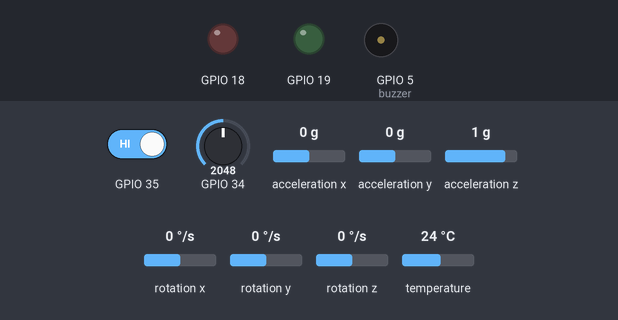
A sketch run on a simulated ESP32. On the bench: output pins drawn as LEDs (lit = HIGH), buzzer (waves = sounding). The test bench sets the inputs (shaded band); at power-on: acceleration x 0 g, GPIO 34 = 2048, GPIO 35 HIGH, acceleration z 1 g, acceleration y 0 g, rotation x 0 °/s, rotation y 0 °/s, rotation z 0 °/s, temperature 24 °C. WiFi joins after 1.5 s; servers stay silent unless stated; uploads are accepted with an empty reply; what the sketch prints to the serial monitor is not drawn.

Above: at 2.7 s.
2.8 s: acceleration x set to -1.4 g
5.5 s: GPIO 34 set to 1286
7.0 s: GPIO 34 set to 1200
At 7.67 s:
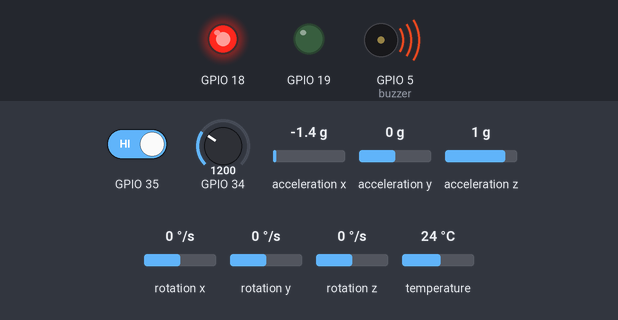
At 8.24 s:
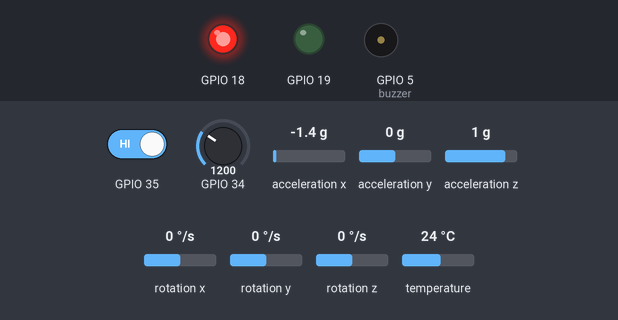
10.0 s: GPIO 35 driven LOW
13.0 s: acceleration z set to -1.4 g
16.0 s: GPIO 35 driven HIGH
Timing chart, 0 to 20.0 s (numbered marks = the images above; inputs shaded):
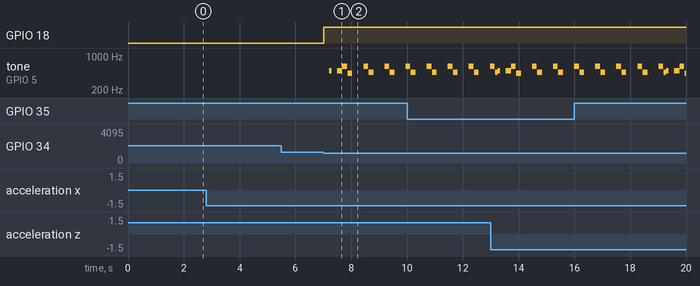

Measured:
- the behaviour switches between 1229 and 1228 on GPIO 34 (found by bisection; images 0 and 1)
- after the input at 2.8 s, every drawn part: stays the same
- after the input at 5.5 s, every drawn part: stays the same
- after the input at 7.0 s, GPIO 18: LOW → HIGH at once; tone on GPIO 5 (buzzer): plays 494 Hz for 0.09 s, 494 Hz for 0.19 s, 622 Hz for 0.17 s, 440 Hz for 0.17 s, 622 Hz for 0.17 s, 466 Hz for 0.17 s … (9 notes in this stretch), starting after 0.21 s

The sketch:

sketch.ino
```cpp
#include "SentinellaDevice.h"

SentinellaDevice sentinella;

void setup() {
    Serial.begin(115200);
    sentinella.begin();
}

void loop() {
    sentinella.update();
}
```

Actuator.cpp
```cpp
/**
* @file Actuator.cpp
 * @brief Implements the Actuator base class.
 *
 * Provides core functionality for actuators in the Modest IoT Nano-framework, including command
 * propagation to an assigned handler. Subclasses should configure hardware and define specific
 * command execution logic.
 *
 * @author Angel Velasquez
 * @date March 22, 2025
 * @version 0.1
 */

/*
 * This file is part of the Modest IoT Nano-framework (C++ Edition).
 * Copyright (c) 2025 Angel Velasquez
 *
 * Licensed under the Creative Commons Attribution-NoDerivatives 4.0 International (CC BY-ND 4.0).
 * You may use, copy, and distribute this software in its original, unmodified form, provided
 * you give appropriate credit to the original author (Angel Velasquez) and include this notice.
 * Modifications, adaptations, or derivative works are not permitted.
 *
 * Full license text: https://creativecommons.org/licenses/by-nd/4.0/legalcode
 */

#include "Actuator.h"

Actuator::Actuator(int pin, CommandHandler* commandHandler)
    : pin(pin), handler(commandHandler) {}

void Actuator::handle(Command command) {
    if (handler != nullptr) {
        handler->handle(command);
    }
}

void Actuator::setHandler(CommandHandler* commandHandler) {
    handler = commandHandler;
}
```

Actuator.h
```cpp
#ifndef ACTUATOR_H
#define ACTUATOR_H

/**
 * @file Actuator.h
 * @brief Declares the Actuator base class.
 *
 * This abstract base class represents output devices in the Modest IoT Nano-framework, providing
 * a foundation for actuators that respond to commands. It includes command propagation to an
 * optional handler, supporting the framework's CQRS-inspired design.
 *
 * @author Angel Velasquez
 * @date March 22, 2025
 * @version 0.1
 */

/*
 * This file is part of the Modest IoT Nano-framework (C++ Edition).
 * Copyright (c) 2025 Angel Velasquez
 *
 * Licensed under the Creative Commons Attribution-NoDerivatives 4.0 International (CC BY-ND 4.0).
 * You may use, copy, and distribute this software in its original, unmodified form, provided
 * you give appropriate credit to the original author (Angel Velasquez) and include this notice.
 * Modifications, adaptations, or derivative works are not permitted.
 *
 * Full license text: https://creativecommons.org/licenses/by-nd/4.0/legalcode
 */

#include "CommandHandler.h"

class Actuator : public CommandHandler {
protected:
    int pin; ///< GPIO pin assigned to the actuator.
    CommandHandler* handler; ///< Optional handler to receive propagated commands.

public:
    /**
     * @brief Constructs an Actuator with a pin and optional command handler.
     * @param pin The GPIO pin for the actuator.
     * @param commandHandler Pointer to a CommandHandler to receive commands (default: nullptr).
     */
    Actuator(int pin, CommandHandler* commandHandler = nullptr);

    /**
     * @brief Handles a command by propagating it to the assigned handler.
     * @param command The command to handle.
     */
    void handle(Command command) override;

    /**
     * @brief Sets or updates the command handler for this actuator.
     * @param commandHandler Pointer to the new CommandHandler.
     */
    void setHandler(CommandHandler* commandHandler);
};

#endif // ACTUATOR_H
```

Buzzer.cpp
```cpp
#include "Buzzer.h"
#include <Arduino.h>

const Command Buzzer::PLAY_ALARM_COMMAND = Command(PLAY_ALARM_COMMAND_ID);
const Command Buzzer::STOP_ALARM_COMMAND = Command(STOP_ALARM_COMMAND_ID);

#define BPM 175
#define DURATION          (int)(60000 / BPM)
#define DURATION_HALF_DOT (int)(45000 / BPM)
#define DURATION_HALF     (int)(30000 / BPM)
#define DURATION_QUARTER  (int)(15000 / BPM)

#define NOTE_DS5 622
#define NOTE_B4  494
#define NOTE_AS4 466
#define NOTE_A4  440

static const int melody[] = {
    NOTE_B4, NOTE_B4, NOTE_DS5, NOTE_A4, 0, NOTE_DS5, NOTE_AS4,
    0, NOTE_DS5, NOTE_AS4, 0, NOTE_DS5, NOTE_AS4,
    0, NOTE_DS5, NOTE_AS4, 0, NOTE_DS5, NOTE_AS4,
    0, NOTE_DS5, NOTE_AS4, 0, NOTE_DS5, NOTE_AS4
};

static const int noteDurations[] = {
    DURATION_QUARTER, DURATION_HALF_DOT, DURATION_HALF, DURATION_HALF, DURATION, DURATION_HALF, DURATION_HALF,
    DURATION, DURATION_HALF, DURATION_HALF, DURATION, DURATION_HALF, DURATION_HALF,
    DURATION, DURATION_HALF, DURATION_HALF, DURATION, DURATION_HALF, DURATION_HALF,
    DURATION, DURATION_HALF, DURATION_HALF, DURATION, DURATION_HALF, DURATION_HALF,
};

static const int NUM_NOTES = sizeof(melody) / sizeof(melody[0]);

Buzzer::Buzzer(int pin, CommandHandler* commandHandler)
    : Actuator(pin, commandHandler), isPlaying(false), noteStartTime(0), currentNote(0) {
    pinMode(pin, OUTPUT);
    noTone(pin);
}

void Buzzer::handle(Command command) {
    if (command == PLAY_ALARM_COMMAND) {
        isPlaying = true;
    } else if (command == STOP_ALARM_COMMAND) {
        isPlaying = false;
        noTone(pin);
        currentNote = 0;
    }
    Actuator::handle(command);
}

void Buzzer::update() {
    if (!isPlaying) return;

    unsigned long now = millis();
    int duration = noteDurations[currentNote];

    if (now - noteStartTime >= (duration * 1.1)) {
        noteStartTime = now;
        if (melody[currentNote] > 0) {
            tone(pin, melody[currentNote], duration);
        } else {
            noTone(pin);
        }
        currentNote++;
        if (currentNote >= NUM_NOTES) {
            currentNote = 0;
        }
    }
}
```

Buzzer.h
```cpp
#ifndef BUZZER_H
#define BUZZER_H

#include "Actuator.h"

class Buzzer : public Actuator {
private:
    bool isPlaying;
    unsigned long noteStartTime;
    int currentNote;

public:
    static const int PLAY_ALARM_COMMAND_ID = 10;
    static const int STOP_ALARM_COMMAND_ID = 11;
    static const Command PLAY_ALARM_COMMAND;
    static const Command STOP_ALARM_COMMAND;

    Buzzer(int pin, CommandHandler* commandHandler = nullptr);

    void handle(Command command) override;

    void update();
};

#endif
```

CommandHandler.h
```cpp
#ifndef COMMAND_HANDLER_H
#define COMMAND_HANDLER_H

/**
 * @file CommandHandler.h
 * @brief Defines the Command structure and CommandHandler interface.
 *
 * This file establishes the foundation for command-driven behavior in the Modest IoT Nano-framework.
 * The `Command` structure represents an action to be performed, and `CommandHandler` is an abstract
 * interface for classes that process commands, supporting a CQRS-inspired design.
 *
 * @author Angel Velasquez
 * @date March 22, 2025
 * @version 0.1
 */

/*
 * This file is part of the Modest IoT Nano-framework (C++ Edition).
 * Copyright (c) 2025 Angel Velasquez
 *
 * Licensed under the Creative Commons Attribution-NoDerivatives 4.0 International (CC BY-ND 4.0).
 * You may use, copy, and distribute this software in its original, unmodified form, provided
 * you give appropriate credit to the original author (Angel Velasquez) and include this notice.
 * Modifications, adaptations, or derivative works are not permitted.
 *
 * Full license text: https://creativecommons.org/licenses/by-nd/4.0/legalcode
 */

/**
 * @brief Represents a command with a unique identifier.
 *
 * Commands are lightweight structs used to instruct devices or actuators to perform actions.
 * Define custom commands by assigning unique IDs in your application.
 */
struct Command {
    int id; ///< Unique identifier for the command type.

    explicit Command(int commandId) : id(commandId) {}
    bool operator==(const Command& other) const { return id == other.id; }
};

/**
 * @brief Abstract interface for handling commands.
 *
 * Implement this interface in classes that need to execute commands. The `handle` method is called
 * when a command is issued, allowing for custom execution logic.
 */
class CommandHandler {
public:
    virtual void handle(Command command) = 0; ///< Pure virtual method to process a command.
    virtual ~CommandHandler() = default; ///< Virtual destructor for safe inheritance.
};

#endif // COMMAND_HANDLER_H
```

Device.h
```cpp
#ifndef DEVICE_H
#define DEVICE_H

/**
 * @file Device.h
 * @brief Declares the Device interface.
 *
 * This abstract base class in the Modest IoT Nano-framework combines event and command handling,
 * serving as the foundation for complete IoT devices that integrate sensors and actuators.
 *
 * @author Angel Velasquez
 * @date March 22, 2025
 * @version 0.1
 */

/*
 * This file is part of the Modest IoT Nano-framework (C++ Edition).
 * Copyright (c) 2025 Angel Velasquez
 *
 * Licensed under the Creative Commons Attribution-NoDerivatives 4.0 International (CC BY-ND 4.0).
 * You may use, copy, and distribute this software in its original, unmodified form, provided
 * you give appropriate credit to the original author (Angel Velasquez) and include this notice.
 * Modifications, adaptations, or derivative works are not permitted.
 *
 * Full license text: https://creativecommons.org/licenses/by-nd/4.0/legalcode
 */

#include "EventHandler.h"
#include "CommandHandler.h"

class Device : public EventHandler, public CommandHandler {
public:
    /**
     * @brief Handles an event received by the device.
     * @param event The event to process.
     */
    virtual void on(Event event) override = 0;

    /**
     * @brief Handles a command issued to the device.
     * @param command The command to execute.
     */
    virtual void handle(Command command) override = 0;

    virtual ~Device() = default; ///< Virtual destructor for safe inheritance.
};

#endif // DEVICE_H
```

EventHandler.h
```cpp
#ifndef EVENT_HANDLER_H
#define EVENT_HANDLER_H

/**
 * @file EventHandler.h
 * @brief Defines the Event structure and EventHandler interface.
 *
 * This file provides the foundation for event-driven behavior in the Modest IoT Nano-framework.
 * The `Event` structure represents a unique event type, and `EventHandler` is an abstract
 * interface for classes that respond to events, enabling asynchronous reactivity in IoT devices.
 *
 * @author Angel Velasquez
 * @date March 22, 2025
 * @version 0.1
 */

/*
 * This file is part of the Modest IoT Nano-framework (C++ Edition).
 * Copyright (c) 2025 Angel Velasquez
 *
 * Licensed under the Creative Commons Attribution-NoDerivatives 4.0 International (CC BY-ND 4.0).
 * You may use, copy, and distribute this software in its original, unmodified form, provided
 * you give appropriate credit to the original author (Angel Velasquez) and include this notice.
 * Modifications, adaptations, or derivative works are not permitted.
 *
 * Full license text: https://creativecommons.org/licenses/by-nd/4.0/legalcode
 */

/**
 * @brief Represents an event with a unique identifier.
 *
 * Events are lightweight structs used to signal occurrences (e.g., sensor triggers) within
 * the framework. Define custom events by assigning unique IDs in your application.
 */
struct Event {
    int id; ///< Unique identifier for the event type.

    explicit Event(int eventId) : id(eventId) {}
    bool operator==(const Event& other) const { return id == other.id; }
};

/**
 * @brief Abstract interface for handling events.
 *
 * Implement this interface in classes that need to react to events. The `on` method is called
 * when an event occurs, allowing for custom handling logic.
 */
class EventHandler {
public:
    virtual void on(Event event) = 0; ///< Pure virtual method to handle an event.
    virtual ~EventHandler() = default; ///< Virtual destructor for safe inheritance.
};

#endif // EVENT_HANDLER_H
```

Led.cpp
```cpp
/**
 * @file Led.cpp
 * @brief Implements the Led class.
 *
 * Manages LED state changes in the Modest IoT Nano-framework, responding to predefined commands
 * (toggle, on, off) and updating the hardware pin accordingly. This serves as an example
 * implementation of an actuator.
 *
 * @author Angel Velasquez
 * @date March 22, 2025
 * @version 0.1
 */

/*
 * This file is part of the Modest IoT Nano-framework (C++ Edition).
 * Copyright (c) 2025 Angel Velasquez
 *
 * Licensed under the Creative Commons Attribution-NoDerivatives 4.0 International (CC BY-ND 4.0).
 * You may use, copy, and distribute this software in its original, unmodified form, provided
 * you give appropriate credit to the original author (Angel Velasquez) and include this notice.
 * Modifications, adaptations, or derivative works are not permitted.
 *
 * Full license text: https://creativecommons.org/licenses/by-nd/4.0/legalcode
 */

#include "Led.h"
#include <Arduino.h>

const Command Led::TOGGLE_LED_COMMAND = Command(TOGGLE_LED_COMMAND_ID);
const Command Led::TURN_ON_COMMAND = Command(TURN_ON_COMMAND_ID);
const Command Led::TURN_OFF_COMMAND = Command(TURN_OFF_COMMAND_ID);

Led::Led(int pin, bool initialState, CommandHandler* commandHandler)
    : Actuator(pin, commandHandler), state(initialState) {
    pinMode(pin, OUTPUT);
    digitalWrite(pin, state);
}

void Led::handle(Command command) {
    if (command == TOGGLE_LED_COMMAND) {
        state = !state;
        digitalWrite(pin, state);
    } else if (command == TURN_ON_COMMAND) {
        state = true;
        digitalWrite(pin, state);
    } else if (command == TURN_OFF_COMMAND) {
        state = false;
        digitalWrite(pin, state);
    }
    Actuator::handle(command); // Propagate to handler if set
}

bool Led::getState() const {
    return state;
}

void Led::setState(bool newState) {
    state = newState;
    digitalWrite(pin, state);
}
```

Led.h
```cpp
#ifndef LED_H
#define LED_H

/**
 * @file Led.h
 * @brief Declares the Led class.
 *
 * A concrete actuator class in the Modest IoT Nano-framework for controlling an LED. It serves
 * as an example of extending the `Actuator` base class for output devices, supporting toggle,
 * on, and off commands.
 *
 * @author Angel Velasquez
 * @date March 22, 2025
 * @version 0.1
 */

/*
 * This file is part of the Modest IoT Nano-framework (C++ Edition).
 * Copyright (c) 2025 Angel Velasquez
 *
 * Licensed under the Creative Commons Attribution-NoDerivatives 4.0 International (CC BY-ND 4.0).
 * You may use, copy, and distribute this software in its original, unmodified form, provided
 * you give appropriate credit to the original author (Angel Velasquez) and include this notice.
 * Modifications, adaptations, or derivative works are not permitted.
 *
 * Full license text: https://creativecommons.org/licenses/by-nd/4.0/legalcode
 */

#include "Actuator.h"

class Led : public Actuator {
private:
    bool state; ///< Current state of the LED (true = ON, false = OFF).

public:
    static const int TOGGLE_LED_COMMAND_ID = 0; ///< Unique ID for toggle command.
    static const int TURN_ON_COMMAND_ID = 1; ///< Unique ID for turn-on command.
    static const int TURN_OFF_COMMAND_ID = 2; ///< Unique ID for turn-off command.
    static const Command TOGGLE_LED_COMMAND; ///< Predefined command to toggle the LED.
    static const Command TURN_ON_COMMAND; ///< Predefined command to turn the LED ON.
    static const Command TURN_OFF_COMMAND; ///< Predefined command to turn the LED OFF.

    /**
     * @brief Constructs an Led actuator.
     * @param pin The GPIO pin for the LED (configured as OUTPUT).
     * @param initialState Initial state of the LED (default: false/OFF).
     * @param commandHandler Optional handler to receive commands (default: nullptr).
     */
    Led(int pin, bool initialState = false, CommandHandler* commandHandler = nullptr);

    /**
     * @brief Handles commands to control the LED state.
     * @param command The command to execute (e.g., TOGGLE_LED_COMMAND).
     */
    void handle(Command command) override;

    /**
     * @brief Gets the current state of the LED.
     * @return True if the LED is ON, false if OFF.
     */
    bool getState() const;

    /**
     * @brief Sets the LED state directly.
     * @param newState The new state (true = ON, false = OFF).
     */
    void setState(bool newState);
};

#endif // LED_H
```

Mpu6050Sensor.cpp
```cpp
#include "Mpu6050Sensor.h"

const Event Mpu6050Sensor::TILT_NORMAL_EVENT = Event(TILT_NORMAL_EVENT_ID);
const Event Mpu6050Sensor::TILT_CRITICAL_EVENT = Event(TILT_CRITICAL_EVENT_ID);

Mpu6050Sensor::Mpu6050Sensor(int pin, EventHandler* eventHandler)
    : Sensor(pin, eventHandler), lastReadTime(0), lastTiltDeg(0.0f), currentState(0) {}

bool Mpu6050Sensor::begin() {
    Wire.begin(21, 22); // SDA=GPIO21, SCL=GPIO22
    if (!mpu.begin()) {
        return false;
    }
    mpu.setAccelerometerRange(MPU6050_RANGE_2_G);
    mpu.setGyroRange(MPU6050_RANGE_250_DEG);
    mpu.setFilterBandwidth(MPU6050_BAND_21_HZ);
    return true;
}

void Mpu6050Sensor::update() {
    unsigned long now = millis();
    if (now - lastReadTime >= 500) {
        lastReadTime = now;

        sensors_event_t accel, gyro, temp;
        mpu.getEvent(&accel, &gyro, &temp);

        float ax = accel.acceleration.x;
        float ay = accel.acceleration.y;
        float az = accel.acceleration.z;
        lastTiltDeg = atan2(sqrt(ax * ax + ay * ay), az) * 180.0f / PI;

        int newState = (lastTiltDeg > TILT_THRESHOLD) ? 1 : 0;

        if (newState != currentState && handler != nullptr) {
            currentState = newState;
            if (currentState == 1) handler->on(TILT_CRITICAL_EVENT);
            else handler->on(TILT_NORMAL_EVENT);
        }
    }
}
```

Mpu6050Sensor.h
```cpp
#ifndef MPU6050_SENSOR_H
#define MPU6050_SENSOR_H

#include "Sensor.h"
#include <Adafruit_MPU6050.h>
#include <Adafruit_Sensor.h>
#include <Wire.h>
#include <math.h>

class Mpu6050Sensor : public Sensor {
private:
    Adafruit_MPU6050 mpu;
    unsigned long lastReadTime;
    float lastTiltDeg;
    int currentState;

public:
    static const int TILT_NORMAL_EVENT_ID = 40;
    static const int TILT_CRITICAL_EVENT_ID = 41;
    static const Event TILT_NORMAL_EVENT;
    static const Event TILT_CRITICAL_EVENT;

    static constexpr float TILT_THRESHOLD = 15.0f; // degrees

    Mpu6050Sensor(int pin, EventHandler* eventHandler = nullptr);
    bool begin();
    float getLatestTiltDeg() const { return lastTiltDeg; }
    void update();
};

#endif // MPU6050_SENSOR_H
```

config.h
```cpp
#ifndef CONFIG_H
#define CONFIG_H

#define WIFI_SSID     "Wokwi-GUEST"
#define WIFI_PASSWORD ""

#define DEVICE_ID    "sentinella-001"
#define EDGE_URL     "http://192.168.1.100:5000/api/v1/monitoring/readings"
#define EDGE_API_KEY "replace-with-edge-api-key"

#endif // CONFIG_H
```

Source omitted: RainSensor.cpp (1385 bytes), RainSensor.h (1728 bytes), Sensor.cpp (1218 bytes), Sensor.h (1871 bytes), SentinellaDevice.cpp (5257 bytes), SentinellaDevice.h (1341 bytes)
